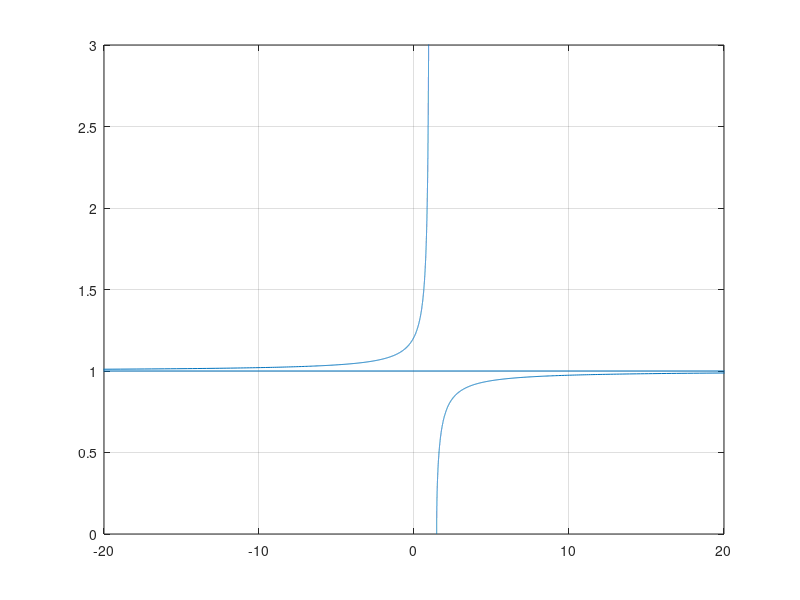
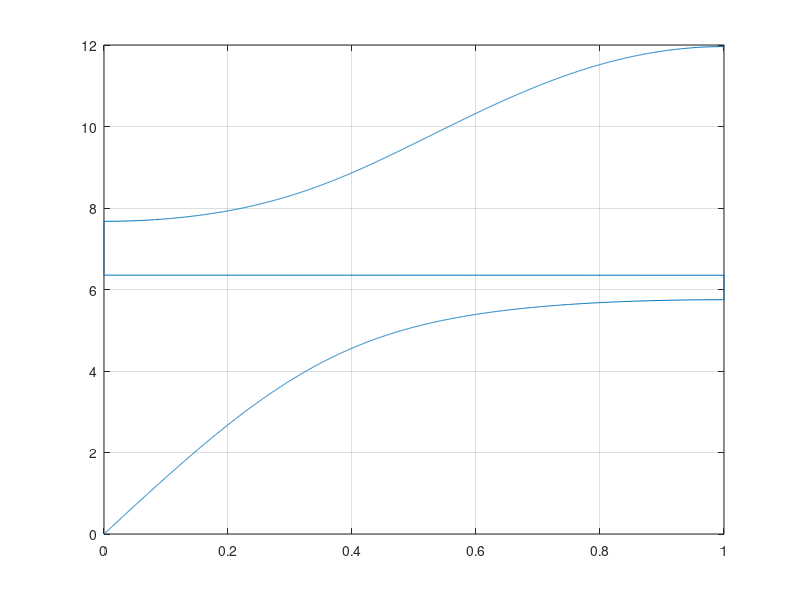
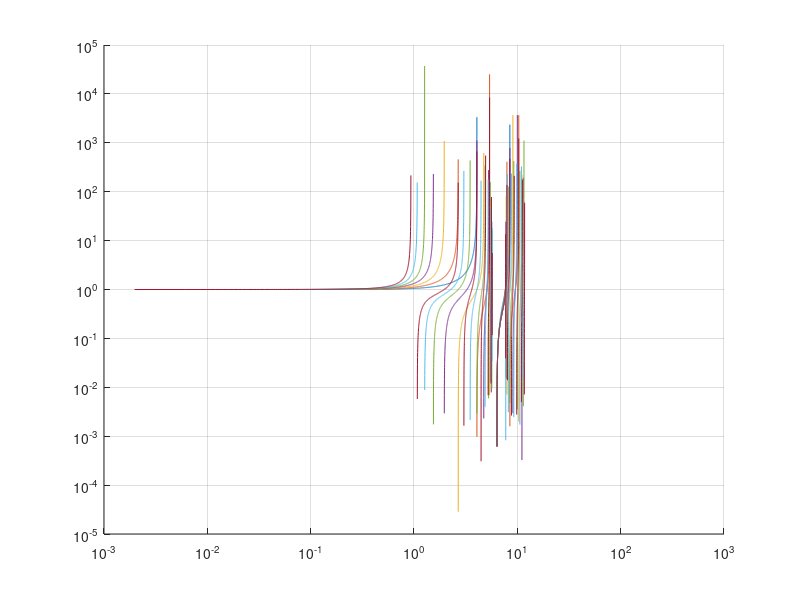
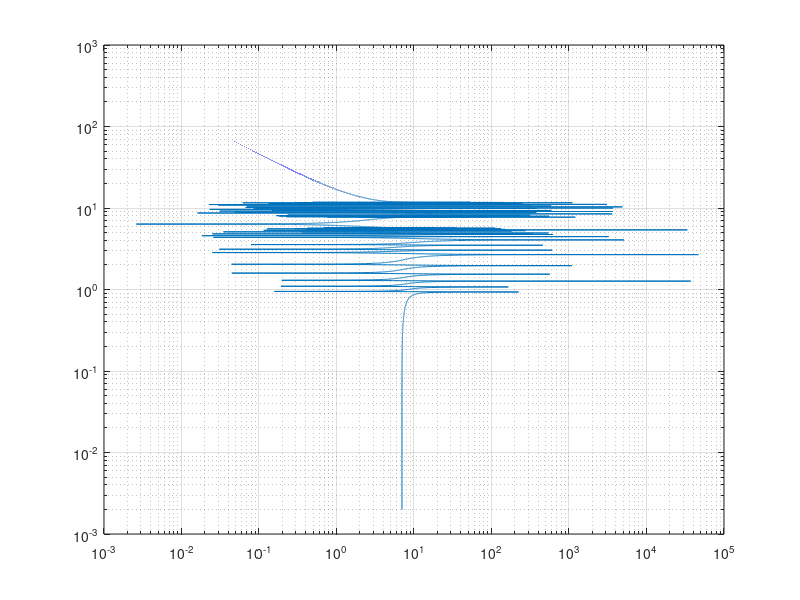

The MATLAB source for these figures, in order:
m1=0.1011; 
m2=0.04647;
k1=117;
k2=37*2;
w0=sqrt(k2/m2);

% effective mass
theta=m2/m1;
w2=sqrt(k2/m2);

w=linspace(0,1000,80000);
A=w;
B=w2;
C=A./B;

meff=m1+(m2*w2^2)./(w2^2-A.^2);

figure
plot(meff/m1,C)
grid
axis([-20 20 0 3])

qL=2*asin(sqrt((meff)/(4*k1).*A.^2));

figure
plot(real(qL)/pi,A/(2*pi))
grid
axis([0 1 0 12])
% omega=(1/B^2)*sqrt((2*k1)./((meff)).*(1-cos(qL)));
% 
% figure
% plot(qL,abs(omega),qL,imag(omega),qL,real(omega))
% grid
% axis([0 pi 0 3])

% syms wL qL %m1 m2 k1 k2
% f1= @(qL,wL) 0.03*wL^4 - (m1+m2)*k2 + 2*m2*k1*(1-cos(qL))*wL^2 + 2*k1*k2*(1-cos(qL));
% % sol = solve(eqn)
% % solw=solve(eqn,wL)
% % a=linspace(0,pi,10000);
% figure
% fimplicit(f,[0 pi 0 3.5])
% xlabel('wavenumber, qL') % x-axis label
% ylabel('frequency, w') % y-axis label
% grid
% omega=sqrt(((4*k1)/m1))*sin(qL/2);
% Q1=-(10000*cos(a) - (50*(360000*cos(a).^2 - 717600.*cos(a) + 8940012/25).^(1/2))/3 - 10000);
% Q2=-(10000*cos(a) + (50*(360000*cos(a).^2 - 717600.*cos(a) + 8940012/25).^(1/2))/3 - 10000);
% 
% figure
% plot(a,(Q1/50),a,(Q2/50))
% grid
% % axis([0 pi 0 3])
% 
%% Transmittance

% T10=(k1)./(k1-meff.*A.^2);
% figure
% loglog(A,T10)
% grid
% hold on
% T9=(k1)./(k1*(2-T10)-meff.*A.^2);
% loglog(A,T9)
% T8=(k1)./(k1*(2-T9)-meff.*A.^2);
% loglog(A,T8)
figure
hold on
grid
B=A/(2*pi);
T7=(k1)./(k1*(1)-meff.*A.^2);
loglog(B,T7)
T6=(k1)./(k1*(2-T7)-meff.*A.^2);
loglog(B,T6)
T5=(k1)./(k1*(2-T6)-meff.*A.^2);
loglog(B,T5)
T4=(k1)./(k1*(2-T5)-meff.*A.^2);
loglog(B,T4)
T3=(k1)./(k1*(2-T4)-meff.*A.^2);
loglog(B,T3)
T2=(k1)./(k1*(2-T3)-meff.*A.^2);
loglog(B,T2)
T1=(k1)./(k1*(2-T2)-meff.*A.^2);
loglog(B,T1)
figure
Tall=T7+T6+T5+T4+T3+T2+T1;
loglog(abs(Tall),B)
grid